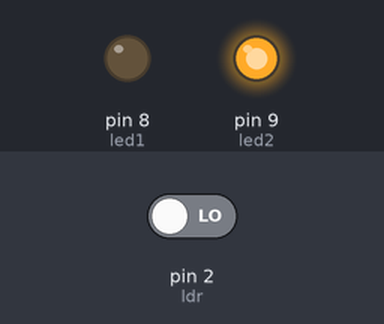
The sketch below on a simulated Arduino Uno, built with avr-gcc and run on an emulated ATmega328P. On the bench: output pins drawn as LEDs (lit = HIGH). Inputs (shaded band) come from the test bench; at power-on: pin 2 (ldr) LOW. What the sketch prints to the serial monitor is not drawn.

Above: at 0.1 s.
Timing chart, 0 to 1.6 s (numbered marks = the images above):
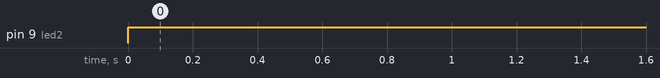

Measured:
- by itself, pin 9 (led2): LOW → HIGH at 0.00 s

The sketch:

ULK_Y1_ETT_D_LDR.ino
```cpp
/*This project was created by students of ULK year one Polytechnic Institute (ETT)
 * including the help of HIRO,BARAKA AND MOSES , we are using the Light Depending Resistor (LDR)
 * to control two LEDS .
 *  some components used :
 *                   An Arduino UNO,
 *                   One LED_RED,
 *                   One Led_GREEN,
 *                   Three resisorts (One 1k reistor in serie with the photocell and
 *                   Two  220 ohm resistors to protect the LEDS,
 *                   A mini Breadboard,
 *                   Some male to female and male to  male jumping  Wires
 */
// we are going to declare some variables and set them to the arduino

int ldr = 2;//ldr set to pin 2 of the arduino
int led1 = 8;//led1 set to pin pin 8 of the arduino
int led2 = 9;// led2 set to pin 9 of the arduino

void setup() {
  // we are going to put our setup code here, to run once:
pinMode(2,INPUT); // define to pin 2 of the arduino as input
pinMode(8,OUTPUT);// define to pin 8 of the arduino as output
pinMode(9,OUTPUT);// define to pin 9 of the arduino as output
Serial.begin(9600);// This is the communication with the serialMonitor
}

void loop() {
  // we are going to put our main code here, to run repeatedly:
int sensorValue = digitalRead(ldr); // Arduino is going to read the sensorValue
if (sensorValue >=700) // This condition is going to turn on the led1 when the sensorValue
                       // is greater or equal to 700
{
  digitalWrite(led1,HIGH);//  Turn The led1 ON
  digitalWrite(led2,LOW);// Turn The led2 is OFF

  }else if (sensorValue <= 500)// This condition is going to turn on the led1 when the sensorValue
                               // is less or equal to 500
  {
  digitalWrite(led1,LOW); // Turn the led1 OFF
  digitalWrite(led2,HIGH);// Turn the led2 ON
    }
    else // All the LEDS are going to be OFF
    {
      digitalWrite(led1,LOW); // Turn the led1 OFF
      digitalWrite(led2,LOW);// Turn the led2 OFF

      }
    Serial.println(sensorValue);// We are going to read the sensorValue in SerialMonitor
}
```
